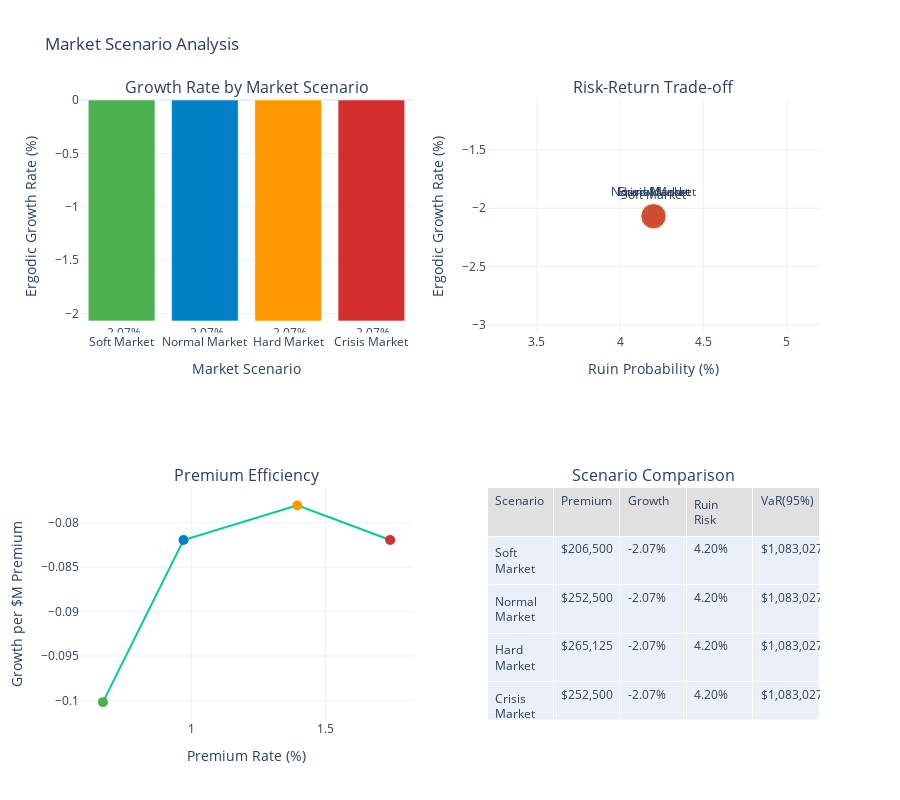

Source (notebook cell):
### Markdown cell above
## 2. Market Scenario Analysis

### Code cell
def market_scenario_analysis():
    """Analyze performance across different market scenarios."""
    
    # Define market scenarios
    scenarios = [
        {
            'name': 'Soft Market',
            'description': 'Low premiums, high competition',
            'premium_multiplier': 0.7,
            'coverage_availability': 1.2,
            'retention_requirement': 0.8
        },
        {
            'name': 'Normal Market',
            'description': 'Average conditions',
            'premium_multiplier': 1.0,
            'coverage_availability': 1.0,
            'retention_requirement': 1.0
        },
        {
            'name': 'Hard Market',
            'description': 'High premiums, limited capacity',
            'premium_multiplier': 1.5,
            'coverage_availability': 0.7,
            'retention_requirement': 1.5
        },
        {
            'name': 'Crisis Market',
            'description': 'Post-catastrophe conditions',
            'premium_multiplier': 2.0,
            'coverage_availability': 0.5,
            'retention_requirement': 2.0
        }
    ]
    
    # Base configuration
    manufacturer_config = ManufacturerConfig(
        initial_assets=10_000_000,
        asset_turnover_ratio=0.5,
        operating_margin=0.08,
        tax_rate=0.25,
        retention_ratio=0.8
    )
    
    loss_generator = ManufacturingLossGenerator(
        attritional_params={'base_frequency': 5.0, 'severity_mean': 50_000, 'severity_cv': 0.8},
        large_params={'base_frequency': 0.5, 'severity_mean': 2_000_000, 'severity_cv': 1.2},
        catastrophic_params={'base_frequency': 0.02, 'severity_xm': 10_000_000, 'severity_alpha': 2.5},
        seed=42
    )
    
    results = []
    
    for scenario in scenarios:
        print(f"\nAnalyzing {scenario['name']}...")
        
        # Adjust insurance program for market conditions
        base_retention = 1_000_000 * scenario['retention_requirement']
        base_limit = 25_000_000 * scenario['coverage_availability']
        
        layers = [
            EnhancedInsuranceLayer(
                base_retention,
                min(base_limit * 0.3, 10_000_000),
                0.015 * scenario['premium_multiplier']
            ),
            EnhancedInsuranceLayer(
                base_retention + min(base_limit * 0.3, 10_000_000),
                min(base_limit * 0.7, 20_000_000),
                0.008 * scenario['premium_multiplier']
            )
        ]
        
        insurance_program = InsuranceProgram(layers)
        
        # Run simulation
        manufacturer = WidgetManufacturer(manufacturer_config)
        
        config = SimulationConfig(
            n_simulations=1000,
            n_years=10,
            seed=42
        )
        
        engine = MonteCarloEngine(
            loss_generator=loss_generator,
            insurance_program=insurance_program,
            manufacturer=manufacturer,
            config=config
        )
        
        sim_results = engine.run()
        
        # Calculate metrics
        results.append({
            'scenario': scenario['name'],
            'premium_multiplier': scenario['premium_multiplier'],
            'coverage_availability': scenario['coverage_availability'],
            'retention_requirement': scenario['retention_requirement'],
            'annual_premium': insurance_program.calculate_annual_premium(),
            'total_coverage': base_retention + base_limit,
            'ergodic_growth': np.mean(sim_results.growth_rates),
            'ruin_probability': sim_results.ruin_probability,
            'mean_final_assets': np.mean(sim_results.final_assets),
            'std_final_assets': np.std(sim_results.final_assets),
            'var_95': np.percentile(sim_results.final_assets, 5),
            'cvar_95': np.mean(sim_results.final_assets[sim_results.final_assets <= np.percentile(sim_results.final_assets, 5)])
        })
    
    results_df = pd.DataFrame(results)
    
    # Create visualization
    fig = make_subplots(
        rows=2, cols=2,
        subplot_titles=(
            'Growth Rate by Market Scenario',
            'Risk-Return Trade-off',
            'Premium Efficiency',
            'Scenario Comparison'
        ),
        specs=[
            [{'type': 'bar'}, {'type': 'scatter'}],
            [{'type': 'scatter'}, {'type': 'table'}]
        ]
    )
    
    # Growth rate comparison
    fig.add_trace(
        go.Bar(
            x=results_df['scenario'],
            y=results_df['ergodic_growth'] * 100,
            marker_color=[WSJ_COLORS['green'], WSJ_COLORS['blue'], 
                         WSJ_COLORS['orange'], WSJ_COLORS['red']],
            text=[f'{x:.2f}%' for x in results_df['ergodic_growth'] * 100],
            textposition='outside'
        ),
        row=1, col=1
    )
    
    # Risk-return trade-off
    fig.add_trace(
        go.Scatter(
            x=results_df['ruin_probability'] * 100,
            y=results_df['ergodic_growth'] * 100,
            mode='markers+text',
            text=results_df['scenario'],
            textposition='top center',
            marker=dict(
                size=results_df['annual_premium'] / 10000,
                color=[WSJ_COLORS['green'], WSJ_COLORS['blue'], 
                      WSJ_COLORS['orange'], WSJ_COLORS['red']],
                showscale=False
            )
        ),
        row=1, col=2
    )
    
    # Premium efficiency
    results_df['premium_per_coverage'] = results_df['annual_premium'] / results_df['total_coverage']
    results_df['growth_per_premium'] = results_df['ergodic_growth'] / (results_df['annual_premium'] / 1_000_000)
    
    fig.add_trace(
        go.Scatter(
            x=results_df['premium_per_coverage'] * 100,
            y=results_df['growth_per_premium'],
            mode='markers+lines',
            marker=dict(
                size=10,
                color=[WSJ_COLORS['green'], WSJ_COLORS['blue'], 
                      WSJ_COLORS['orange'], WSJ_COLORS['red']]
            ),
            text=results_df['scenario'],
            textposition='top center'
        ),
        row=2, col=1
    )
    
    # Scenario comparison table
    fig.add_trace(
        go.Table(
            header=dict(
                values=['Scenario', 'Premium', 'Growth', 'Ruin Risk', 'VaR(95%)'],
                fill_color=WSJ_COLORS['light_gray'],
                align='left'
            ),
            cells=dict(
                values=[
                    results_df['scenario'],
                    ['${:,.0f}'.format(x) for x in results_df['annual_premium']],
                    ['{:.2f}%'.format(x * 100) for x in results_df['ergodic_growth']],
                    ['{:.2f}%'.format(x * 100) for x in results_df['ruin_probability']],
                    ['${:,.0f}'.format(x) for x in results_df['var_95']]
                ],
                align='left'
            )
        ),
        row=2, col=2
    )
    
    # Update layout
    fig.update_layout(
        height=800,
        showlegend=False,
        title_text="Market Scenario Analysis",
        template='plotly_white'
    )
    
    fig.update_xaxes(title_text="Market Scenario", row=1, col=1)
    fig.update_xaxes(title_text="Ruin Probability (%)", row=1, col=2)
    fig.update_xaxes(title_text="Premium Rate (%)", row=2, col=1)
    
    fig.update_yaxes(title_text="Ergodic Growth Rate (%)", row=1, col=1)
    fig.update_yaxes(title_text="Ergodic Growth Rate (%)", row=1, col=2)
    fig.update_yaxes(title_text="Growth per $M Premium", row=2, col=1)
    
    fig.show()
    
    # Print summary
    print("\nMarket Scenario Summary:")
    print("="*70)
    print(results_df[['scenario', 'annual_premium', 'ergodic_growth', 
                      'ruin_probability', 'premium_per_coverage']].to_string(index=False))
    
    # Calculate robustness
    growth_range = results_df['ergodic_growth'].max() - results_df['ergodic_growth'].min()
    avg_growth = results_df['ergodic_growth'].mean()
    robustness = 1 - (growth_range / avg_growth)
    
    print(f"\nStrategy Robustness Score: {robustness:.2%}")
    print(f"Growth rate range: {growth_range * 100:.2f}%")
    print(f"Average growth rate: {avg_growth * 100:.2f}%")

# Run market scenario analysis
market_scenario_analysis()

### Figure 1 — Plotly figure (JSON) as saved in the notebook; plotly's stock layout.template omitted (floating-point values rounded to 4 significant figures)
{"data": [{"marker": {"color": ["#4CAF50", "#0080C7", "#FF9800", "#D32F2F"]}, "text": ["-2.07%", "-2.07%", "-2.07%", "-2.07%"], "textposition": "outside", "type": "bar", "x": ["Soft Market", "Normal Market", "Hard Market", "Crisis Market"], "xaxis": "x", "y": [-2.069, -2.069, -2.069, -2.069], "yaxis": "y"}, {"marker": {"color": ["#4CAF50", "#0080C7", "#FF9800", "#D32F2F"], "showscale": false, "size": [20.65, 25.25, 26.51, 25.25]}, "mode": "markers+text", "text": ["Soft Market", "Normal Market", "Hard Market", "Crisis Market"], "textposition": "top center", "type": "scatter", "x": [4.2, 4.2, 4.2, 4.2], "xaxis": "x2", "y": [-2.069, -2.069, -2.069, -2.069], "yaxis": "y2"}, {"marker": {"color": ["#4CAF50", "#0080C7", "#FF9800", "#D32F2F"], "size": 10}, "mode": "markers+lines", "text": ["Soft Market", "Normal Market", "Hard Market", "Crisis Market"], "textposition": "top center", "type": "scatter", "x": [0.6705, 0.9712, 1.395, 1.741], "xaxis": "x3", "y": [-0.1002, -0.08194, -0.07804, -0.08194], "yaxis": "y3"}, {"cells": {"align": "left", "values": [["Soft Market", "Normal Market", "Hard Market", "Crisis Market"], ["$206,500", "$252,500", "$265,125", "$252,500"], ["-2.07%", "-2.07%", "-2.07%", "-2.07%"], ["4.20%", "4.20%", "4.20%", "4.20%"], ["$1,083,027", "$1,083,027", "$1,083,027", "$1,083,027"]]}, "domain": {"x": [0.55, 1], "y": [0, 0.375]}, "header": {"align": "left", "fill": {"color": "#E0E0E0"}, "values": ["Scenario", "Premium", "Growth", "Ruin Risk", "VaR(95%)"]}, "type": "table"}], "layout": {"annotations": [{"font": {"size": 16}, "showarrow": false, "text": "Growth Rate by Market Scenario", "x": 0.225, "xanchor": "center", "xref": "paper", "y": 1, "yanchor": "bottom", "yref": "paper"}, {"font": {"size": 16}, "showarrow": false, "text": "Risk-Return Trade-off", "x": 0.775, "xanchor": "center", "xref": "paper", "y": 1, "yanchor": "bottom", "yref": "paper"}, {"font": {"size": 16}, "showarrow": false, "text": "Premium Efficiency", "x": 0.225, "xanchor": "center", "xref": "paper", "y": 0.375, "yanchor": "bottom", "yref": "paper"}, {"font": {"size": 16}, "showarrow": false, "text": "Scenario Comparison", "x": 0.775, "xanchor": "center", "xref": "paper", "y": 0.375, "yanchor": "bottom", "yref": "paper"}], "height": 800, "showlegend": false, "title": {"text": "Market Scenario Analysis"}, "xaxis": {"anchor": "y", "domain": [0, 0.45], "title": {"text": "Market Scenario"}}, "xaxis2": {"anchor": "y2", "domain": [0.55, 1], "title": {"text": "Ruin Probability (%)"}}, "xaxis3": {"anchor": "y3", "domain": [0, 0.45], "title": {"text": "Premium Rate (%)"}}, "yaxis": {"anchor": "x", "domain": [0.625, 1], "title": {"text": "Ergodic Growth Rate (%)"}}, "yaxis2": {"anchor": "x2", "domain": [0.625, 1], "title": {"text": "Ergodic Growth Rate (%)"}}, "yaxis3": {"anchor": "x3", "domain": [0, 0.375], "title": {"text": "Growth per $M Premium"}}}}
